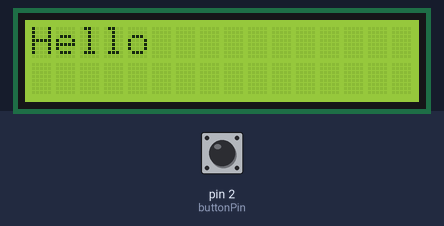
A sketch run on a simulated Arduino Uno, built with avr-gcc and run on an emulated ATmega328P. Parts: 16×2 character LCD. Inputs (shaded band) come from the test bench; at power-on: pin 2 (buttonPin) LOW.

Above: at 0.1 s.
At 6.2 s:
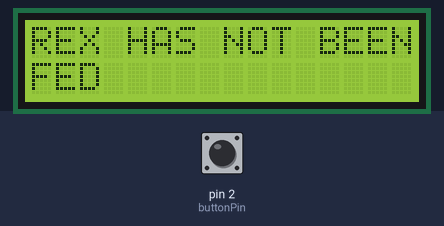
6.3 s: pin 2 (buttonPin) pulled HIGH for 0.15 s
At 6.9 s:
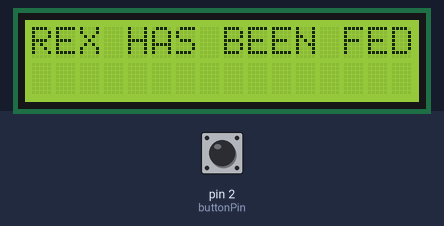
Timing chart, 0 to 9.3 s (numbered marks = the images above; inputs shaded):
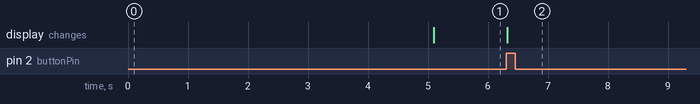

Measured:
- after the input at 6.3 s, the display: changes at once (image 2)

The sketch:

I2C_program.ino
```cpp
#include <Wire.h>
#include <LiquidCrystal_I2C.h>

LiquidCrystal_I2C lcd(0x27, 2, 1, 0 ,4, 5, 6, 7, 3, POSITIVE);
const int buttonPin = 2;
int buttonState = 0;
bool trig = false;
bool resetTime = false;

void setup() {
  lcd.begin(16,2);
  lcd.clear();
  lcd.print("Hello");
  lcd.setCursor( 0,1 );
  delay(5000);
  lcd.clear();
  lcd.print("REX HAS NOT BEEN");
  lcd.setCursor( 0,1 );
  lcd.print("FED");
  pinMode(buttonPin, INPUT);
}

void loop()
{
  buttonState = digitalRead(buttonPin);

  if((buttonState == HIGH) && (trig == false))
  {
    lcd.clear();
    lcd.print("REX HAS BEEN FED");
    trig = true;
  }

  if(resetTime == true)
  {
    lcd.clear();
    lcd.print("REX HAS NOT BEEN");
    lcd.setCursor( 0,1 );
    lcd.print("FED");
    trig = false;
    resetTime == false;
    delay(10000);
  }


}
```
